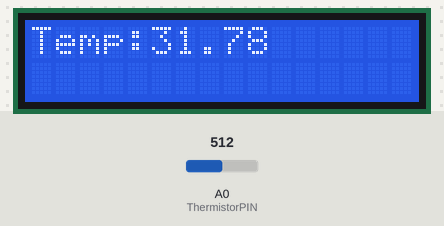
Simulated run of this sketch. Board: Arduino Uno, built with avr-gcc and run on an emulated ATmega328P. Shown: 16×2 character LCD. The test bench sets the inputs (shaded band); at power-on: A0 (ThermistorPIN) = 512. What the sketch prints to the serial monitor is not drawn.

Above: at 1.3 s.
1.4 s: A0 (ThermistorPIN) set to 900
At 2.3 s:
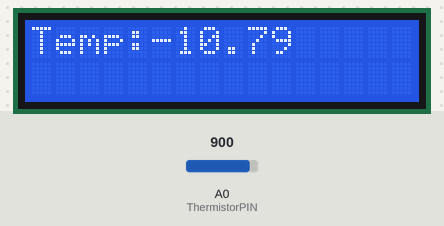
3.1 s: A0 (ThermistorPIN) set to 1023
At 3.9 s:
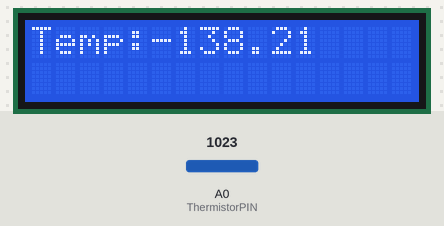
4.7 s: A0 (ThermistorPIN) set to 716
At 5.4 s:
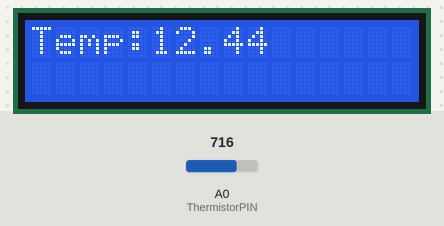
Timing chart, 0 to 7.7 s (numbered marks = the images above; inputs shaded):
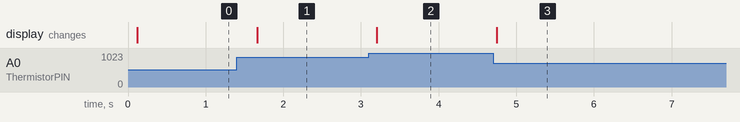

The sketch:

AnalogTemp_LCD.ino
```cpp
   /*
VernierThermistor (v 2013.11)
 Reads the temperature from a Vernier Stainless Steel Temperature Probe (TMP-BTA)
 or Surface Temperature Sensor (STS-BTA) connected to the BTA connector.
 As written, the readings will be displayed every half second. Change the variable
 TimeBetweenReadings to change the rate.

 We use the Steinhart-Hart equation (in the function Thermistor) to determine temperature
 from the raw A/D converter reading. Because of the use of log functions, in the Steinhart-Hart
 equation, this sketch requires the math.h library.

 See www.vernier.com/engineering/stem/sensors/temperature-sensor/
 for more information on how thermistors are read.

 Modifications by B. Huang (Feb 2014)
 -------------------------
 Removed the use of delays in the loop() function. Uses a timeRef variable
 Added a variable called dataRate. dataRate describes the # of samples per second.
 Added separate functions for calculating the resistance of the thermistor and then applying the
 Steinhart-hart equation.

 See www.vernier.com/arduino for more information.
 */
#include <Wire.h> //Libraries needed for LCD
#include <LiquidCrystal_I2C.h>

float dataRate = 2;             // set # of samples per second.
const char delimiter = '\t';  // delimitter character

const int ThermistorPIN = A0; // A0 for Analog1 and A2 for Analog 2
float Temp;
int rawAnalogReading;

// Variables used in the code for calculations
unsigned long timeRef;    // reference for starting time

unsigned long timeInterval;
unsigned long ndx;        // index for data counter
unsigned long thermistor;

LiquidCrystal_I2C lcd(0x38);  // Set the LCD I2C address

void setup()
{
  Serial.begin(9600);
  Serial.println("Vernier Format 2");
  Serial.println("Temperature Readings taken using Ardunio");
  Serial.println("Data Set");
  Serial.print("Time");
  Serial.print("\t"); //tab character
  Serial.println ("Temperature");
  Serial.print("seconds");
  Serial.print("\t"); // tab character
  Serial.println ("degrees C");
  timeInterval = 1000 / dataRate;  // calculates the timeInterval based on # of samples per second.
  timeRef = millis();
  lcd.begin(16,2);               // initialize the lcd
  lcd.setCursor(0,0); //go to beginning line
}

void loop()
{
  if ((millis()) >= ndx*timeInterval + timeRef)  // controls so only runs once per timeInterval
  {
    ndx++;
    //the print below does the division first to avoid overflows
    Serial.print((float)(millis() - timeRef) / 1000, 2);
    rawAnalogReading = analogRead(ThermistorPIN);  // reads raw analog value from Arduino
    thermistor = resistance(rawAnalogReading);     // converts raw analog value to a resistance
    Temp = steinharthart(thermistor);              // Applies the Steinhart-hart equation

    //Serial.print(delimiter); //tab character
    //Serial.println(Temp,1);   // display temperature to one digit
    lcd.clear();
    lcd.print("Temp:");
    lcd.print(Temp);
    delay(500);
  }
}
unsigned long resistance(unsigned long rawAnalogInput)
/* function to convert the raw Analog Input reading to a resistance value
 * Schematic:
 *   [Ground] -- [thermistor] -------- | -- [15,000 ohm bridge resistor] --[Vcc (5v)]
 *                                     |
 *                                Analog Pin 0
 *
 * For the circuit above:
 * Resistance = ((rawAnalogInput*15000) /(1023 - rawAnalogInput))
 */
{
  unsigned long temp;  // temporary variable to store calculations in
  temp = (rawAnalogInput * 15000) / (1023 - rawAnalogInput);
  return temp; // returns the value calculated to the calling function.
}

float steinharthart(unsigned long resistance)
// function users steinhart-hart equation to return a temperature in degrees celsius.
/* Inputs ADC count from Thermistor and outputs Temperature in Celsius
 * There is a huge amount of information on the web about using thermistors with the Arduino.
 * Here we are concerned about using the Vernier Stainless Steel Temperature Probe TMP-BTA and the
 * Vernier Surface Temperature Probe STS-BTA, but the general principles are easy to extend to other
 * thermistors.
 * This version utilizes the Steinhart-Hart Thermistor Equation:
 *    Temperature in Kelvin = 1 / {A + B[ln(R)] + C[ln(R)]^3}
 *   for the themistor in the Vernier TMP-BTA probe:
 *    A =0.00102119 , B = 0.000222468 and C = 1.33342E-7
 *    Using these values should get agreement within 1 degree C to the same probe used with one
 *    of the Vernier interfaces
 *
 */
{
  float temp; // temporary variable to store calculations in
  float logRes = log(resistance);
  // calculating logirithms is time consuming for a microcontroller - so we just
  // do this once and store it to a variable.
  float k0 = 0.00102119;
  float k1 = 0.000222468;
  float k2 = 0.000000133342;

  temp = 1 / (k0 + k1 * logRes + k2 * logRes*logRes*logRes);
  temp = temp - 273.15;  // convert from Kelvin to Celsius
  return temp;
}
```

Measured:
- after the input at 1.4 s, the display: changes after 0.26 s (image 1)
- after the input at 3.1 s, the display: changes after 0.11 s (image 2)
- after the input at 4.7 s, the display: changes after 0.05 s (image 3)
